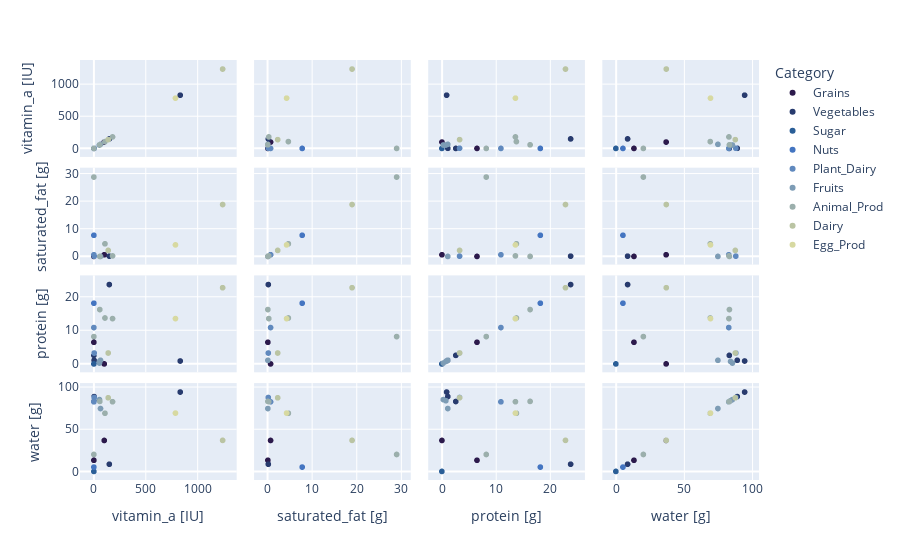

Notebook source saved alongside this figure:
### Code cell
dimensions = ['vitamin_a [IU]', 'saturated_fat [g]', 'protein [g]', 'water [g]']

fig = px.scatter_matrix(df,
    dimensions= dimensions,
    color="Category",
         color_discrete_sequence = davos_rgb
                       )
fig.show()

### Figure 1 — Plotly figure (JSON) as saved in the notebook; plotly's stock layout.template omitted (floating-point values rounded to 4 significant figures)
{"data": [{"dimensions": [{"axis": {"matches": true}, "label": "vitamin_a [IU]", "values": [100, 0]}, {"axis": {"matches": true}, "label": "saturated_fat [g]", "values": [0.7, 0.1]}, {"axis": {"matches": true}, "label": "protein [g]", "values": [0.01, 6.5]}, {"axis": {"matches": true}, "label": "water [g]", "values": [36.9, 13.29]}], "hovertemplate": "Category=Grains<br>%{xaxis.title.text}=%{x}<br>%{yaxis.title.text}=%{y}<extra></extra>", "legendgroup": "Grains", "marker": {"color": "rgb(44, 26, 76)", "symbol": "circle"}, "name": "Grains", "showlegend": true, "type": "splom"}, {"dimensions": [{"axis": {"matches": true}, "label": "vitamin_a [IU]", "values": [0, 149, 833, 2]}, {"axis": {"matches": true}, "label": "saturated_fat [g]", "values": [null, 0.2, null, null]}, {"axis": {"matches": true}, "label": "protein [g]", "values": [2.57, 23.82, 0.88, 1.1]}, {"axis": {"matches": true}, "label": "water [g]", "values": [83.29, 8.62, 94.52, 89.11]}], "hovertemplate": "Category=Vegetables<br>%{xaxis.title.text}=%{x}<br>%{yaxis.title.text}=%{y}<extra></extra>", "legendgroup": "Vegetables", "marker": {"color": "rgb(40, 59, 110)", "symbol": "circle"}, "name": "Vegetables", "showlegend": true, "type": "splom"}, {"dimensions": [{"axis": {"matches": true}, "label": "vitamin_a [IU]", "values": [0]}, {"axis": {"matches": true}, "label": "saturated_fat [g]", "values": [null]}, {"axis": {"matches": true}, "label": "protein [g]", "values": [0]}, {"axis": {"matches": true}, "label": "water [g]", "values": [0.02]}], "hovertemplate": "Category=Sugar<br>%{xaxis.title.text}=%{x}<br>%{yaxis.title.text}=%{y}<extra></extra>", "legendgroup": "Sugar", "marker": {"color": "rgb(42, 94, 151)", "symbol": "circle"}, "name": "Sugar", "showlegend": true, "type": "splom"}, {"dimensions": [{"axis": {"matches": true}, "label": "vitamin_a [IU]", "values": [0]}, {"axis": {"matches": true}, "label": "saturated_fat [g]", "values": [7.8]}, {"axis": {"matches": true}, "label": "protein [g]", "values": [18.22]}, {"axis": {"matches": true}, "label": "water [g]", "values": [5.2]}], "hovertemplate": "Category=Nuts<br>%{xaxis.title.text}=%{x}<br>%{yaxis.title.text}=%{y}<extra></extra>", "legendgroup": "Nuts", "marker": {"color": "rgb(68, 117, 193)", "symbol": "circle"}, "name": "Nuts", "showlegend": true, "type": "splom"}, {"dimensions": [{"axis": {"matches": true}, "label": "vitamin_a [IU]", "values": [3, 0]}, {"axis": {"matches": true}, "label": "saturated_fat [g]", "values": [0.2, 0.7]}, {"axis": {"matches": true}, "label": "protein [g]", "values": [3.27, 10.92]}, {"axis": {"matches": true}, "label": "water [g]", "values": [88.05, 82.87]}], "hovertemplate": "Category=Plant_Dairy<br>%{xaxis.title.text}=%{x}<br>%{yaxis.title.text}=%{y}<extra></extra>", "legendgroup": "Plant_Dairy", "marker": {"color": "rgb(96, 137, 190)", "symbol": "circle"}, "name": "Plant_Dairy", "showlegend": true, "type": "splom"}, {"dimensions": [{"axis": {"matches": true}, "label": "vitamin_a [IU]", "values": [64, 54, 54]}, {"axis": {"matches": true}, "label": "saturated_fat [g]", "values": [0.1, null, null]}, {"axis": {"matches": true}, "label": "protein [g]", "values": [1.09, 0.26, 0.74]}, {"axis": {"matches": true}, "label": "water [g]", "values": [74.91, 85.56, 84.21]}], "hovertemplate": "Category=Fruits<br>%{xaxis.title.text}=%{x}<br>%{yaxis.title.text}=%{y}<extra></extra>", "legendgroup": "Fruits", "marker": {"color": "rgb(125, 156, 181)", "symbol": "circle"}, "name": "Fruits", "showlegend": true, "type": "splom"}, {"dimensions": [{"axis": {"matches": true}, "label": "vitamin_a [IU]", "values": [0, 107, 57, 180]}, {"axis": {"matches": true}, "label": "saturated_fat [g]", "values": [29, 4.7, 0.1, 0.3]}, {"axis": {"matches": true}, "label": "protein [g]", "values": [8.21, 13.79, 16.32, 13.61]}, {"axis": {"matches": true}, "label": "water [g]", "values": [20.21, 69.29, 83.38, 83.01]}], "hovertemplate": "Category=Animal_Prod<br>%{xaxis.title.text}=%{x}<br>%{yaxis.title.text}=%{y}<extra></extra>", "legendgroup": "Animal_Prod", "marker": {"color": "rgb(155, 175, 172)", "symbol": "circle"}, "name": "Animal_Prod", "showlegend": true, "type": "splom"}, {"dimensions": [{"axis": {"matches": true}, "label": "vitamin_a [IU]", "values": [138, 1242]}, {"axis": {"matches": true}, "label": "saturated_fat [g]", "values": [2.3, 19]}, {"axis": {"matches": true}, "label": "protein [g]", "values": [3.28, 22.87]}, {"axis": {"matches": true}, "label": "water [g]", "values": [87.69, 37.02]}], "hovertemplate": "Category=Dairy<br>%{xaxis.title.text}=%{x}<br>%{yaxis.title.text}=%{y}<extra></extra>", "legendgroup": "Dairy", "marker": {"color": "rgb(186, 196, 163)", "symbol": "circle"}, "name": "Dairy", "showlegend": true, "type": "splom"}, {"dimensions": [{"axis": {"matches": true}, "label": "vitamin_a [IU]", "values": [787]}, {"axis": {"matches": true}, "label": "saturated_fat [g]", "values": [4.3]}, {"axis": {"matches": true}, "label": "protein [g]", "values": [13.61]}, {"axis": {"matches": true}, "label": "water [g]", "values": [69.47]}], "hovertemplate": "Category=Egg_Prod<br>%{xaxis.title.text}=%{x}<br>%{yaxis.title.text}=%{y}<extra></extra>", "legendgroup": "Egg_Prod", "marker": {"color": "rgb(215, 217, 161)", "symbol": "circle"}, "name": "Egg_Prod", "showlegend": true, "type": "splom"}], "layout": {"dragmode": "select", "legend": {"title": {"text": "Category"}, "tracegroupgap": 0}, "margin": {"t": 60}}}
